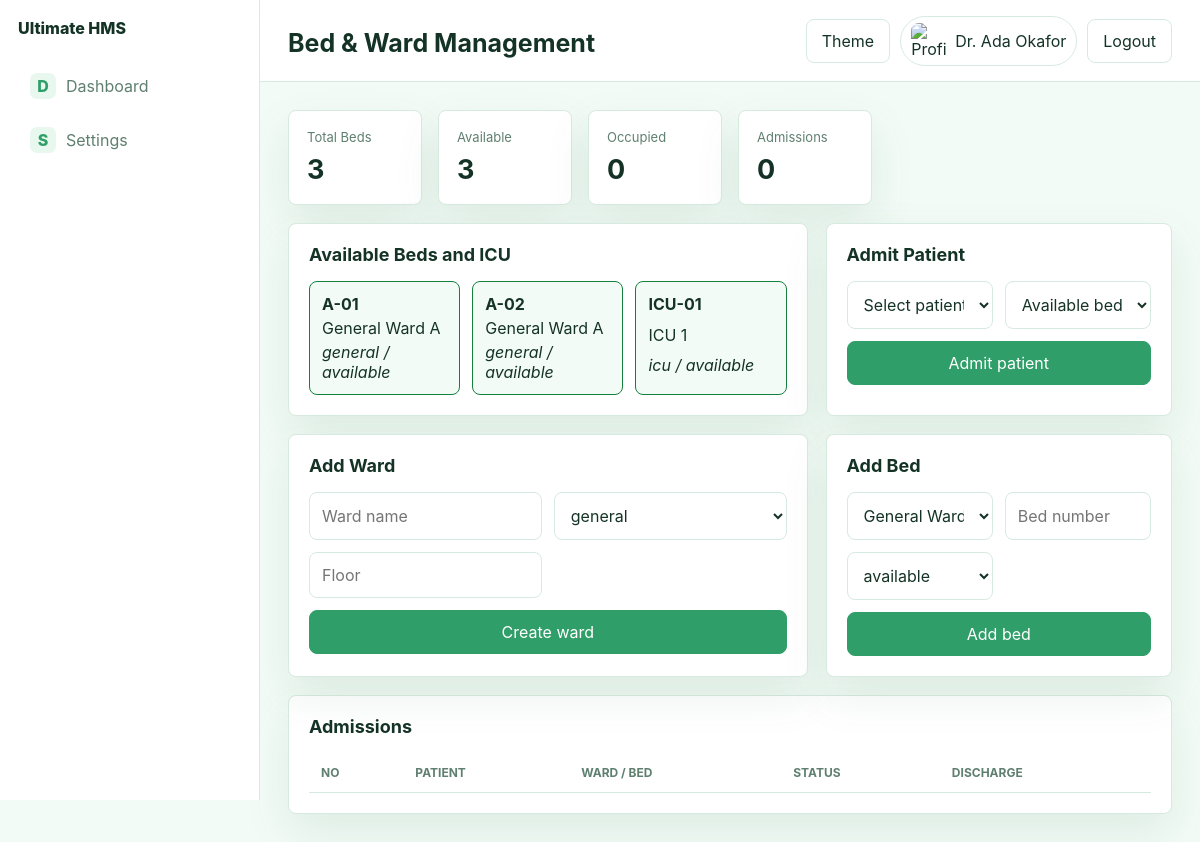
The page /admin/wards.php (signed in) on the database its author committed.
### tables this page shows
CREATE TABLE IF NOT EXISTS beds (
  id INT AUTO_INCREMENT PRIMARY KEY,
  ward_id INT NOT NULL,
  bed_no VARCHAR(40) NOT NULL,
  status ENUM('available','occupied','maintenance','reserved') DEFAULT 'available',
  CONSTRAINT fk_bed_ward FOREIGN KEY (ward_id) REFERENCES wards(id) ON DELETE CASCADE,
  UNIQUE KEY uq_ward_bed (ward_id, bed_no)
);

CREATE TABLE IF NOT EXISTS wards (
  id INT AUTO_INCREMENT PRIMARY KEY,
  name VARCHAR(120) NOT NULL UNIQUE,
  type ENUM('general','private','maternity','pediatric','icu','emergency') DEFAULT 'general',
  floor VARCHAR(40) NULL
);

### includes/Database.php (called while the page is built, shortened)
<?php
final class Database
{
    private static ?PDO $pdo = null;
    public static function connection(): PDO
    {
        if (self::$pdo instanceof PDO) {
            return self::$pdo;
        }
        $driver = config('database.driver', 'mysql');
        $host = config('database.host');
        $port = config('database.port');
        $name = config('database.name');
        $charset = config('database.charset', 'utf8mb4');
        if ($driver === 'pgsql') {
            $dsn = "pgsql:host={$host};port={$port};dbname={$name}";
        } else {
            $dsn = "mysql:host={$host};port={$port};dbname={$name};charset={$charset}";
        }
        self::$pdo = new PDO($dsn, config('database.user'), config('database.password'), [
            PDO::ATTR_ERRMODE => PDO::ERRMODE_EXCEPTION,
            PDO::ATTR_DEFAULT_FETCH_MODE => PDO::FETCH_ASSOC,
            PDO::ATTR_EMULATE_PREPARES => false,
        ]);
        return self::$pdo;
    }
    public static function query(string $sql, array $params = []): PDOStatement
    {
        $statement = self::connection()->prepare($sql);
        $statement->execute($params);
        return $statement;
    }
}

### includes/bootstrap.php (called while the page is built, shortened)
<?php
function e(?string $value): string
{
    return htmlspecialchars((string) $value, ENT_QUOTES, 'UTF-8');
}

### admin/wards.php (the view, shortened to what this page needs)
<?php
require_once dirname(__DIR__) . '/includes/bootstrap.php';
$wards = Database::query('SELECT * FROM wards ORDER BY name')->fetchAll();
$beds = Database::query('SELECT b.*, w.name ward, w.type FROM beds b JOIN wards w ON w.id=b.ward_id ORDER BY w.name,b.bed_no')->fetchAll();
$availableBeds = array_filter($beds, fn ($bed) => $bed['status'] === 'available');
$admissions = Database::query('SELECT a.*, p.patient_no, CONCAT(p.first_name," ",p.last_name) patient_name, b.bed_no, w.name ward FROM admissions a JOIN patients p ON p.id=a.patient_id JOIN beds b ON b.id=a.bed_id JOIN wards w ON w.id=b.ward_id ORDER BY a.id DESC LIMIT 60')->fetchAll();
require dirname(__DIR__) . '/templates/header.php';
?>
<section class="stat-grid">
  <article class="stat-card"><span>Total Beds</span><strong><?= count($beds) ?></strong></article>
  <article class="stat-card"><span>Available</span><strong><?= count($availableBeds) ?></strong></article>
  <article class="stat-card"><span>Occupied</span><strong><?= count(array_filter($beds, fn($b) => $b['status'] === 'occupied')) ?></strong></article>
  <article class="stat-card"><span>Admissions</span><strong><?= count($admissions) ?></strong></article>
</section>
<section class="split">
  <article class="panel">
    <h2>Available Beds and ICU</h2>
    <div class="bed-grid"><?php foreach ($beds as $bed): ?><div class="bed <?= e($bed['status']) ?>"><strong><?= e($bed['bed_no']) ?></strong><span><?= e($bed['ward']) ?></span><em><?= e($bed['type'].' / '.$bed['status']) ?></em></div><?php endforeach; ?></div>
  </article>
  <article class="panel">
    <h2>Admit Patient</h2>
    <form method="post" class="form-grid">
      <select name="visit_id" required><option value="">Select patient visit</option></select>
      <select name="bed_id" required><option value="">Available bed</option><?php foreach ($availableBeds as $bed): ?><option value="<?= (int) $bed['id'] ?>"><?= e($bed['ward'].' / '.$bed['bed_no']) ?></option><?php endforeach; ?></select>
      <button class="button primary">Admit patient</button>
    </form>
  </article>
</section>
<section class="split">
  <article class="panel">
    <h2>Add Ward</h2>
    <form method="post" class="form-grid">
      <input name="name" placeholder="Ward name" required>
      <select name="type"><option>general</option><option>private</option><option>maternity</option><option>pediatric</option><option>icu</option><option>emergency</option></select>
      <input name="floor" placeholder="Floor">
      <button class="button primary">Create ward</button>
    </form>
  </article>
  <article class="panel">
    <h2>Add Bed</h2>
    <form method="post" class="form-grid">
      <select name="ward_id" required><?php foreach ($wards as $ward): ?><option value="<?= (int) $ward['id'] ?>"><?= e($ward['name']) ?></option><?php endforeach; ?></select>
      <input name="bed_no" placeholder="Bed number" required>
      <select name="status"><option>available</option><option>reserved</option><option>maintenance</option><option>occupied</option></select>
      <button class="button primary">Add bed</button>
    </form>
  </article>
</section>
<section class="panel">
  <h2>Admissions</h2>
  <div class="table-wrap"><table><thead><tr><th>No</th><th>Patient</th><th>Ward / Bed</th><th>Status</th><th>Discharge</th></tr></thead></table></div>
</section>
<?php require dirname(__DIR__) . '/templates/footer.php'; ?>

### css/app.css (style rules this page uses)
:root { --bg: #f3fbf6; --panel: #ffffff; --text: #143326; --muted: #5f7f70; --primary: #2f9e68; --accent: #86cfa3; --danger: #b42318; --line: #d7eadf; --soft: #e8f8ee; --shadow: 0 18px 45px rgba(30, 112, 72, .1); }
* { box-sizing: border-box; }
body { margin: 0; background: var(--bg); color: var(--text); font-family: Inter, Segoe UI, Arial, sans-serif; }
input, select, textarea, button { font: inherit; }
input, select, textarea { width: 100%; border: 1px solid var(--line); background: var(--panel); color: var(--text); border-radius: 8px; padding: 12px; }
.button { border: 1px solid var(--line); background: var(--panel); color: var(--text); border-radius: 8px; padding: 11px 15px; cursor: pointer; display: inline-flex; align-items: center; justify-content: center; }
.button.primary { background: var(--primary); color: #fff; border-color: var(--primary); }
.panel, .stat-card { background: var(--panel); border: 1px solid var(--line); border-radius: 8px; box-shadow: var(--shadow); }
.panel { padding: 20px; margin-bottom: 18px; }
.panel h2 { margin: 0 0 16px; font-size: 18px; }
.stat-grid { display: grid; grid-template-columns: repeat(6, 1fr); gap: 16px; margin-bottom: 18px; }
.stat-card { padding: 18px; }
.stat-card span { display: block; color: var(--muted); font-size: 13px; }
.stat-card strong { display: block; font-size: 27px; margin-top: 8px; }
.dashboard-grid, .split, .doctor-layout { display: grid; grid-template-columns: 1.35fr .9fr; gap: 18px; }
.table-wrap { overflow: auto; max-width: 100%; }
table { width: 100%; border-collapse: collapse; }
th, td { text-align: left; padding: 12px; border-bottom: 1px solid var(--line); vertical-align: top; }
th { color: var(--muted); font-size: 12px; text-transform: uppercase; letter-spacing: 0; }
.form-grid { display: grid; grid-template-columns: 1fr 1fr; gap: 12px; }
.form-grid textarea, .form-grid fieldset, .form-grid .button { grid-column: 1 / -1; }
.staff-grid, .bed-grid, .queue-cards { display: grid; grid-template-columns: repeat(auto-fill, minmax(150px, 1fr)); gap: 12px; }
.staff-card, .bed, .queue-card { border: 1px solid var(--line); border-radius: 8px; padding: 12px; background: var(--bg); display: grid; gap: 4px; }
.bed.available { border-color: #15803d; }

### rows shown on the page
beds: bed_no "A-01", ward.name "General Ward A", ward+status "general / available"
beds: bed_no "A-02", ward.name "General Ward A", ward+status "general / available"
beds: bed_no "ICU-01", ward.name "ICU 1", ward+status "icu / available"

### other values the page prints
$hospital['name'] "Ultimate HMS"
substr($label, 0, 1) "D"
$label "Dashboard"
substr($label, 0, 1) "S"
$label "Settings"
$title "Bed & Ward Management"
$user['name'] "Dr. Ada Okafor"
count($beds) "3"
count($availableBeds) "3"
count(array_filter($beds, fn($b) => $b['status'] === 'occupied')) "0"
count($admissions) "0"
form field ward_id "General Ward A"
